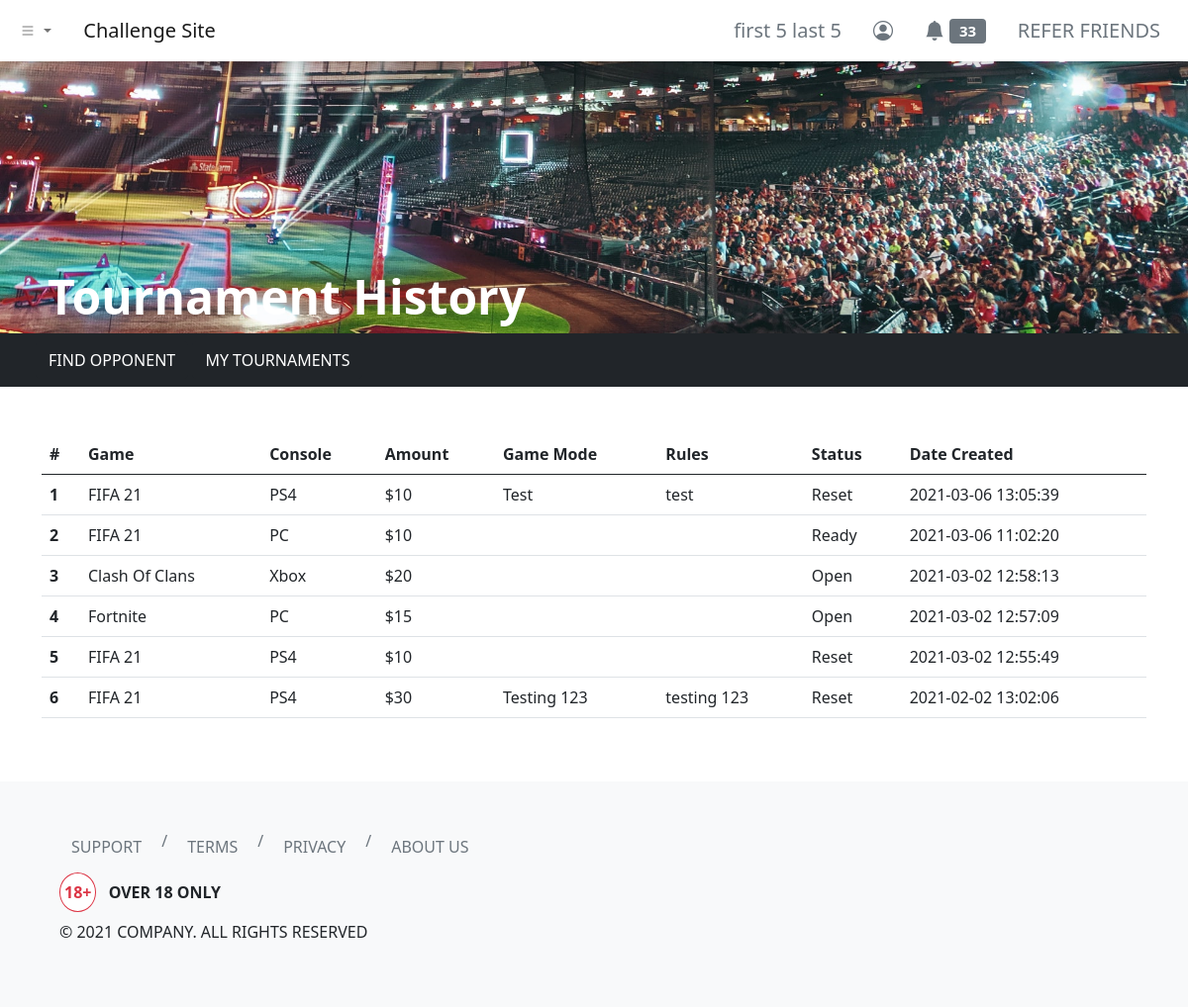
Before: /dashboard/tournaments/history/index.php (signed in) with the older database file.
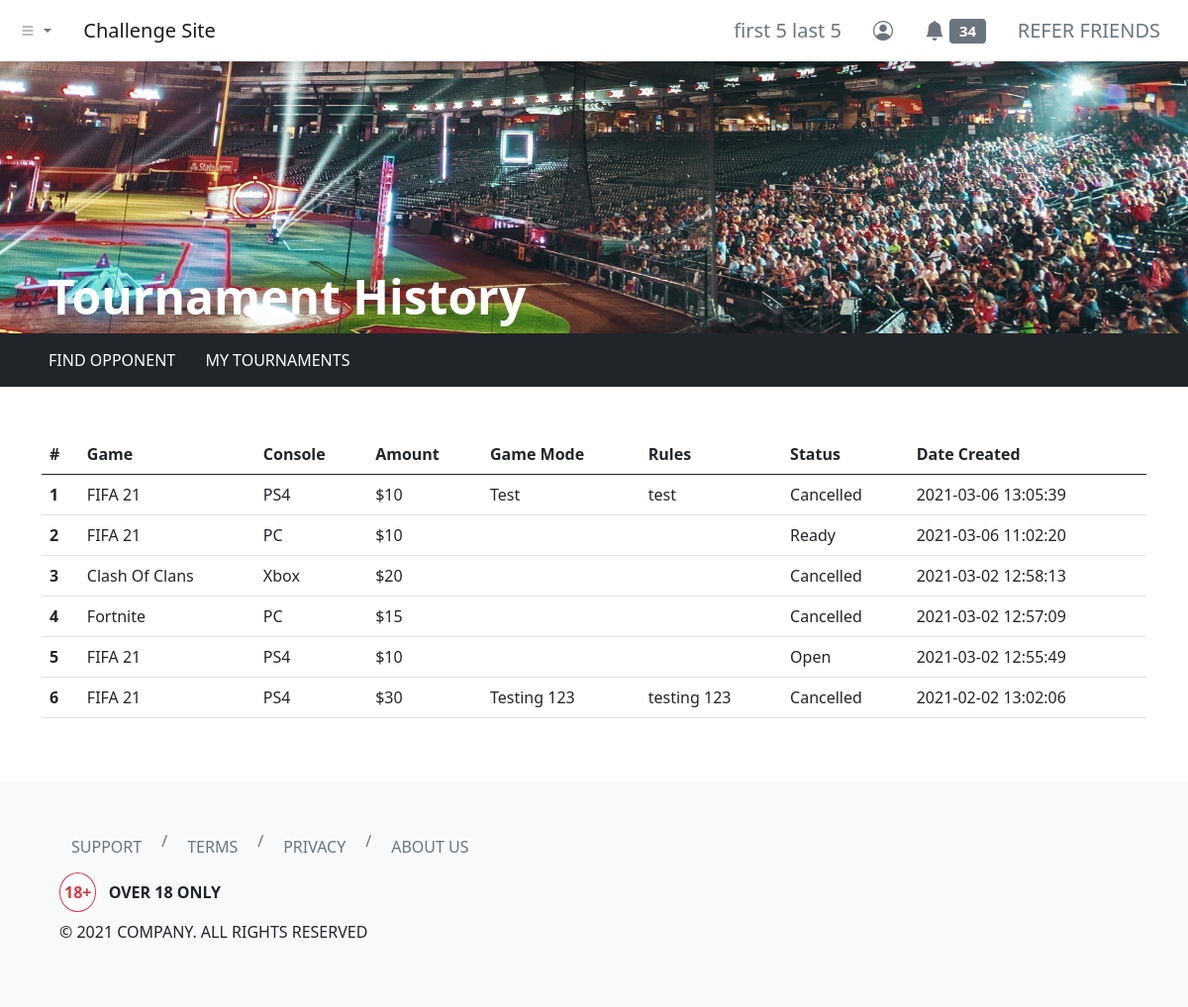
After: the same page with the newer database file.
### tables this page shows
CREATE TABLE `users` (
  `id` int(11) NOT NULL,
  `username` varchar(255) NOT NULL,
  `first_name` varchar(255) NOT NULL,
  `last_name` varchar(255) NOT NULL,
  `email` varchar(255) NOT NULL,
  `user_password` varchar(255) NOT NULL,
  `balance` decimal(65,30) UNSIGNED NOT NULL DEFAULT 0.000000000000000000000000000000,
  `skill_points` int(11) NOT NULL
);

CREATE TABLE `tournaments_log` (
  `tournament_id` int(11) NOT NULL,
  `tournament_by` int(11) NOT NULL,
  `game` varchar(255) NOT NULL,
  `console` varchar(255) NOT NULL,
  `amount` int(11) NOT NULL,
  `players` int(11) NOT NULL,
  `start_date` date DEFAULT NULL,
  `start_time` time DEFAULT NULL,
  `game_mode` varchar(255) NOT NULL,
  `rules` text NOT NULL,
  `status` varchar(255) NOT NULL DEFAULT 'open',
  `created_timestamp` timestamp NOT NULL DEFAULT current_timestamp(),
  `ready_timestamp` timestamp NULL DEFAULT NULL,
  `reset_timestamp` timestamp NULL DEFAULT NULL,
  `cancelled_timestamp` timestamp NULL DEFAULT NULL,
  `reopen_timestamp` timestamp NULL DEFAULT NULL
);

### dashboard/tournaments/history/index.php (the view)
<?php
include '../../../header.php';
?>
<link rel="stylesheet" href="./index.css">
<div class="hero d-flex align-items-end">
    <h1 class="ms-5 text-white display-5 fw-bold">Tournament History</h1>
</div>
<div class="container-fluid bg-dark py-2">
    <div class="row">
        <div class="col mx-4">
            <a class="btn btn-dark text-uppercase" href="../../find-opponent" role="button">Find Opponent</a>
            <a class="btn btn-dark text-uppercase" href="../" role="button">My Tournaments</a>
        </div>
    </div>
</div>
<div class="container my-5">
    <div class="row">
        <div class="col">
            <table class="table">
                <thead>
                    <tr>
                        <th scope="col">#</th>
                        <th scope="col">Game</th>
                        <th scope="col">Console</th>
                        <th scope="col">Amount</th>
                        <th scope="col">Game Mode</th>
                        <th scope="col">Rules</th>
                        <th scope="col">Status</th>
                        <th scope="col">Date Created</th>
                    </tr>
                </thead>
                <tbody>
                    <?php
                    include_once '../../../php-apis/db-config.php';
                    $user_id = $_SESSION['id'];
                    $sql = "SELECT * FROM tournaments_log WHERE tournament_by = $user_id ORDER BY created_timestamp DESC";
                    $result = mysqli_query($conn, $sql);
                    if (mysqli_num_rows($result) > 0) {
                        $count = 1;
                        while ($row = mysqli_fetch_assoc($result)) {
                    ?>
                            <tr>
                                <th scope="row"><?php echo $count; ?></th>
                                <td><?php echo (($row['game'] === 'fifa_21') ? (strtoupper(str_replace("_", " ", $row['game']))) : (ucwords(str_replace("_", " ", $row['game'])))); ?></td>
                                <td><?php echo (($row['console'] === 'ps4' || $row['console'] === 'pc') ? (strtoupper($row['console'])) : (ucwords($row['console']))); ?></td>
                                <td><?php echo '$' . $row['amount']; ?></td>
                                <td class="text-capitalize"><?php echo $row['game_mode']; ?></td>
                                <td><?php echo $row['rules']; ?></td>
                                <td class="text-capitalize"><?php echo $row['status']; ?></td>
                                <td><?php echo $row['created_timestamp']; ?></td>
                            </tr>
                        <?php
                            $count++;
                        }
                    } else {
                        ?>
                        <tr>
                            <td colspan="8" class="text-center text-danger">No Tournaments Found</td>
                        </tr>
                    <?php } ?>
                </tbody>
            </table>
        </div>
    </div>
</div>
<?php
include '../../../footer.php';
?>

### header.php (shortened to what this page needs)
<?php
function urlPrefix()
{
    if (basename(getcwd()) === basename(__DIR__)) {
        return './';
    } elseif (basename(dirname(getcwd())) === basename(__DIR__)) {
        return '../';
    } elseif (basename(dirname(dirname(getcwd()))) === basename(__DIR__)) {
        return '../../';
    } elseif (basename(dirname(dirname(dirname(getcwd())))) === basename(__DIR__)) {
        return '../../../';
    } else {
        return './';
    }
}
?>
<!DOCTYPE html>
<html lang="en">
<head>
    <link href="https://cdn.jsdelivr.net/npm/bootstrap@5.0.0-beta2/dist/css/bootstrap.min.css" rel="stylesheet">
    <link rel="stylesheet" href="https://cdn.jsdelivr.net/npm/bootstrap-icons@1.3.0/font/bootstrap-icons.css">
</head>
<body>
    <nav class="navbar navbar-expand-sm navbar-light bg-white shadow">
        <div class="container-fluid">
            <ul class="navbar-nav me-4">
                <li class="nav-item dropdown">
                    <a class="nav-link dropdown-toggle" href="#" id="navbarDropdownMenuLink" role="button" data-bs-toggle="dropdown" aria-expanded="false">
                        <i class="bi bi-list"></i>
                    </a>
                </li>
            </ul>
            <a class="navbar-brand" href="<?php echo urlPrefix(); ?>">Challenge Site</a>
            <div class="collapse navbar-collapse" id="navbarNavDropdown">
                <ul class="navbar-nav ms-auto">
                    <?php if (isset($_SESSION['id'])) { ?>
                        <li class="nav-item">
                            <a class="btn btn-lg btn-outline-secondary border-0" aria-current="page" href="<?php echo urlPrefix() . 'dashboard/profile/'; ?>">
                                <?php
                                include_once urlPrefix() . 'php-apis/db-config.php';
                                $user_id = $_SESSION['id'];
                                $sql = "SELECT * FROM users WHERE id=$user_id";
                                $result = mysqli_query($conn, $sql);
                                if (mysqli_num_rows($result) > 0) {
                                    while ($row = mysqli_fetch_assoc($result)) {
                                        echo $row['first_name'] . ' ' . $row['last_name'];
                                    }
                                } else {
                                    header("Location: " . urlPrefix() . "php-apis/logout.php");
                                    die();
                                }
                                ?>
                            </a>
                        </li>
                        <li class="nav-item">
                            <a class="btn btn-lg btn-outline-secondary border-0" aria-current="page" href="<?php echo urlPrefix() . 'dashboard/profile/'; ?>"><i class="bi bi-person-circle"></i></a>
                        </li>
                        <li class="nav-item">
                            <a class="btn btn-lg btn-outline-secondary border-0" aria-current="page" href="<?php echo urlPrefix() . 'dashboard/notifications/'; ?>">
                                <i class="bi bi-bell-fill"></i>
                                <span class="badge bg-secondary">
                                    <?php
                                    $sql2 = "SELECT COUNT(*) AS unread_notifs FROM notifications WHERE notif_for = $user_id AND notif_status = 'unread'";
                                    $result2 = mysqli_query($conn, $sql2);
                                    if (mysqli_num_rows($result2) > 0) {
                                        while ($row2 = mysqli_fetch_assoc($result2)) {
                                            echo $row2['unread_notifs'];
                                        }
                                    } else {
                                        echo "0";
                                    }
                                    ?>
                                </span>
                            </a>
                        </li>
                        <li class="nav-item">
                            <a class="btn btn-lg btn-outline-secondary border-0" aria-current="page" href="<?php echo urlPrefix() . 'dashboard/refer/'; ?>">REFER FRIENDS</a>
                        </li>
                    <?php } else { ?>
                        <li class="nav-item">
                            <a class="btn btn-lg btn-outline-secondary border-0" aria-current="page" href="<?php echo urlPrefix() . 'login/'; ?>">ENTER</a>
                        </li>
                    <?php } ?>
                </ul>
            </div>
        </div>
    </nav>

### footer.php (shortened to what this page needs)
<footer class="bg-light p-5">
    <div class="container-fluid">
        <div class="row">
            <div class="col">
                <nav aria-label="breadcrumb">
                    <ol class="breadcrumb">
                        <li class="breadcrumb-item"><a class="btn btn-outline-secondary border-0" href="<?php echo urlPrefix() . 'help/'; ?>">SUPPORT</a></li>
                        <li class="breadcrumb-item"><a class="btn btn-outline-secondary border-0" href="<?php echo urlPrefix() . 'terms/'; ?>">TERMS</a></li>
                        <li class="breadcrumb-item"><a class="btn btn-outline-secondary border-0" href="<?php echo urlPrefix() . 'privacy/'; ?>">PRIVACY</a></li>
                        <li class="breadcrumb-item"><a class="btn btn-outline-secondary border-0" href="<?php echo urlPrefix() . 'about/'; ?>">ABOUT US</a></li>
                    </ol>
                </nav>
            </div>
        </div>
        <div class="row">
            <div class="col">
                <p class="fw-bold"><span class="border border-danger rounded-circle bg-white text-danger px-1 py-2 me-2">18+</span> OVER 18 ONLY</p>
                <p>© 2021 COMPANY. ALL RIGHTS RESERVED</p>
            </div>
        </div>
    </div>
</footer>
</body>
</html>

### dashboard/tournaments/history/index.css (style rules this page uses)
.hero { background-image: url('../../../images/avi-waxman-xlO5WWQDcQQ-unsplash.jpg'); background-position: bottom; background-repeat: no-repeat; background-size: cover; min-height: 275px; }

Changed rows visible on the page:
changed tournaments_log "Test": status "Reset" → "Cancelled"
changed tournaments_log "Clash Of Clans": status "Open" → "Cancelled"
changed tournaments_log "Fortnite": status "Open" → "Cancelled"
changed tournaments_log: status "Reset" → "Open"
changed tournaments_log "Testing 123": status "Reset" → "Cancelled"
Other visible differences:
new list line: "34"
list line gone: "33"
